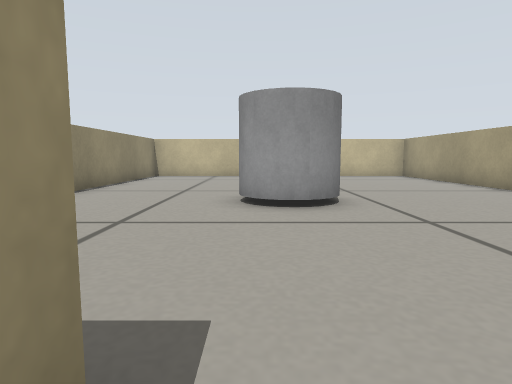
[1] (above)

19 first-person views from a walk through a world built for the Gazebo simulator. The camera is 0.21 m above the floor, tilts 6° down and sees 75° across. The floor is counted in squares, 0.25 m on a side. Each view is taken from the middle of a square. On the plan, view 1 faces up. The plan holds only what a view shows up to about 11 squares ahead; the rest is blank.

[2]
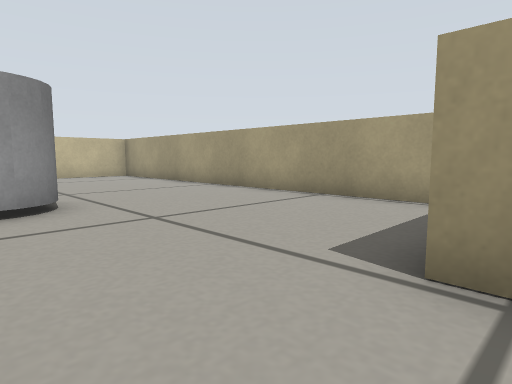

[3]
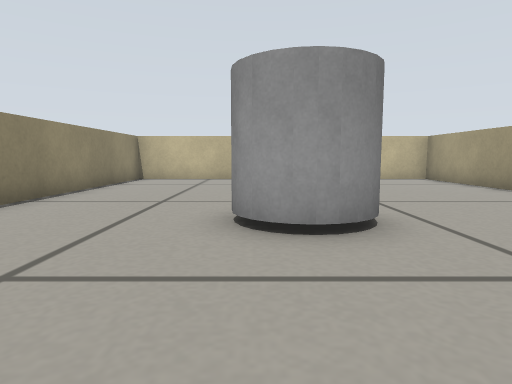

[4]
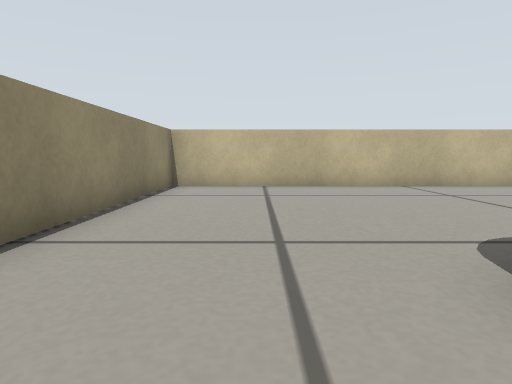

[5]
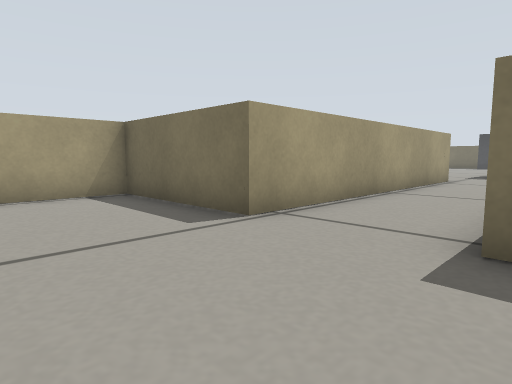

[6]
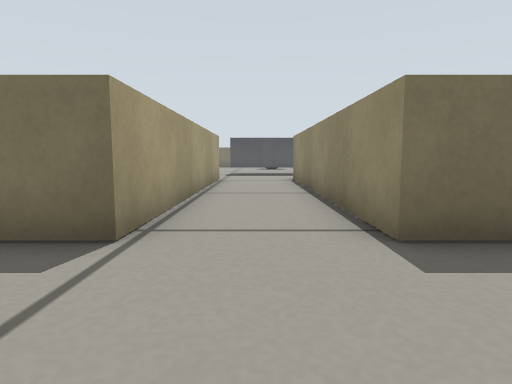

[7]
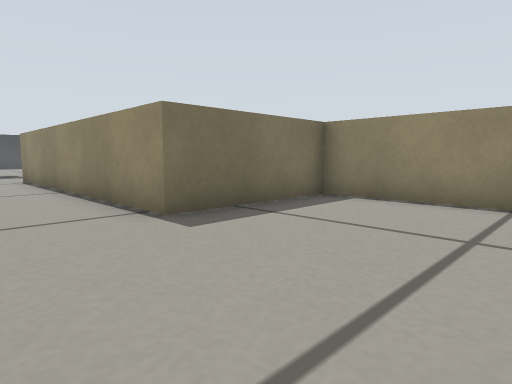

[8]
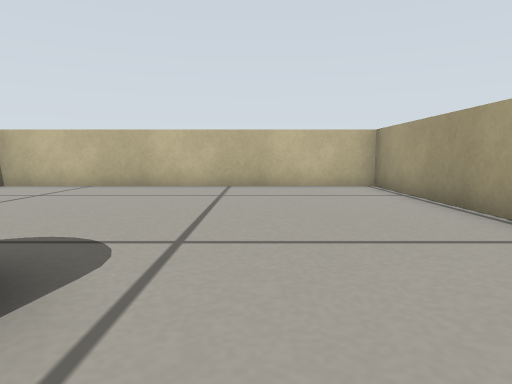

[9]
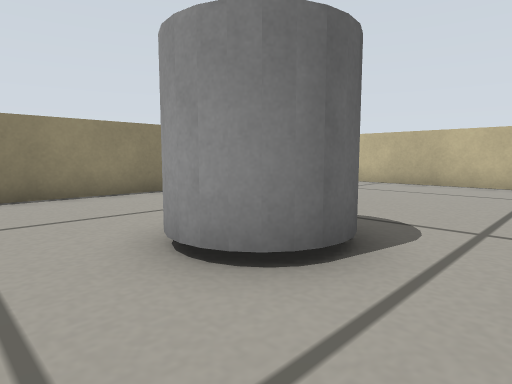

[10]
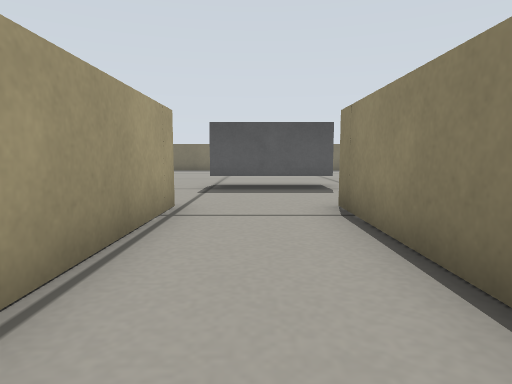

[11]
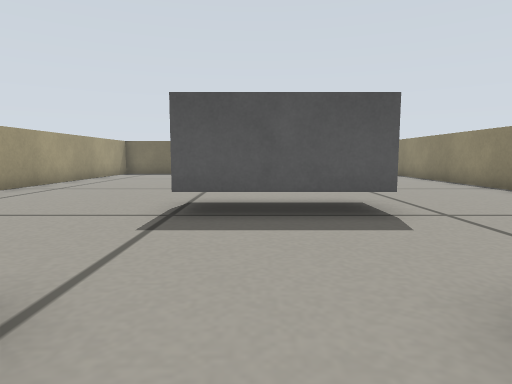

[12]
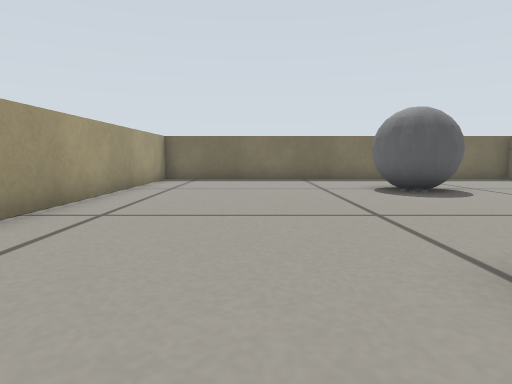

[13]
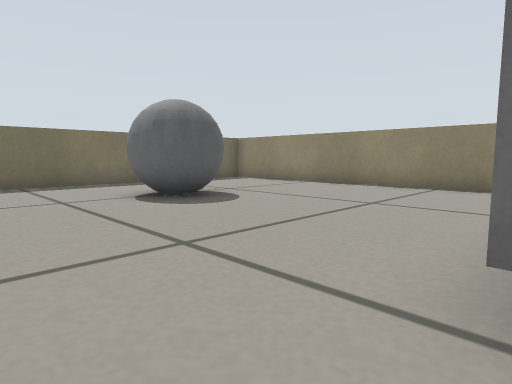

[14]
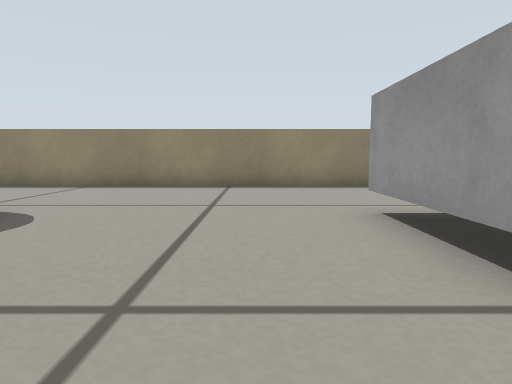

[15]
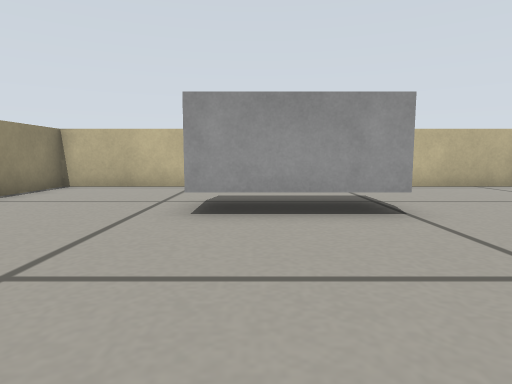

[16]
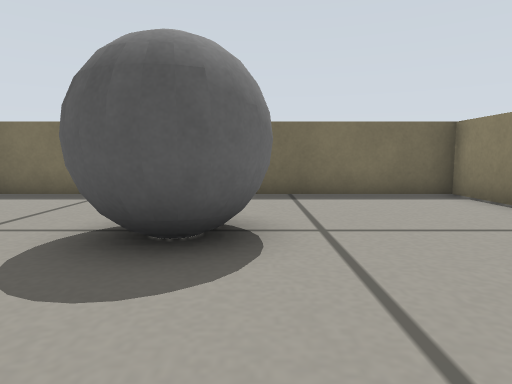

[17]
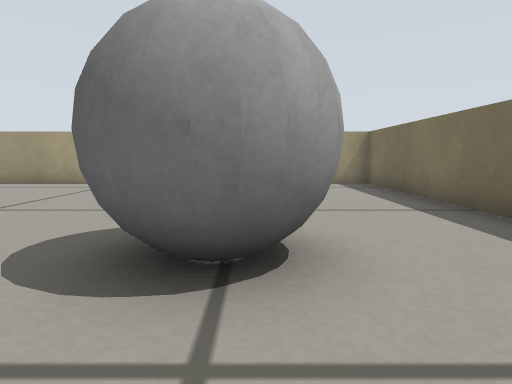

[18]
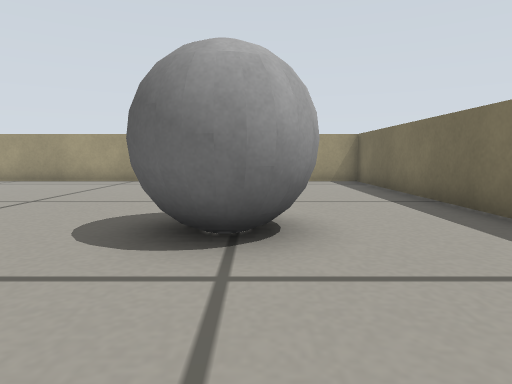

[19]
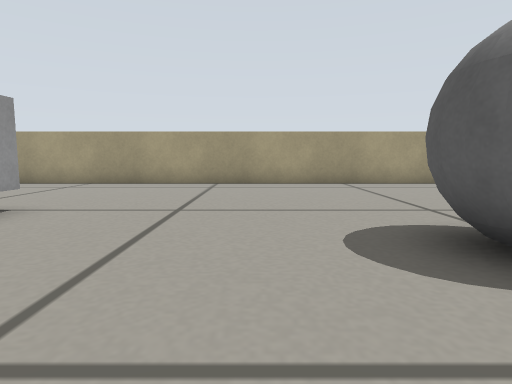

### Floor plan
Points are (right, up) in squares from view 1. A wall is a line through its corners. A room is listed if a view was taken in it or the views show most of it. See-through windows are left out.
Room 1 (views 1, 2, 3, 4, 5, 6, 7, 8, 9, 10, 11)
walls: (2.4, -8.8) (2.4, 0.8) (6.4, 0.8) (6.4, 14.5) (-4.4, 14.5) (-4.4, 0.8) (-0.4, 0.8) (-0.4, -8.8)
ways out: opening at (1, -9) to room 2
objects: grey cylinder (0, 6) to (1, 7)
Room 2 (views 12, 13, 14, 15, 16, 17, 18, 19)
walls: (-2, -8.6) (-5.4, -8.6) (-5.4, -23.5) (7.4, -23.5) (7.4, -9.6); (7.3, -8.6) (4.4, -8.6)
ways out: opening at (1, -9) to room 1
objects: grey ball (-1, -21) to (1, -19); grey box (-1, -13) to (2, -12)

Where each view was taken, in squares from view 1:
view 1: 0 up, 0 right, facing up
view 2: 0 up, 0 right, facing up-right
view 3: 2 up, 0 right, facing up
view 4: 5 up, 2 left, facing up
view 5: 4 up, 1 left, facing down-right
view 6: 4 up, 1 right, facing down
view 7: 5 up, 2 right, facing down-left
view 8: 5 up, 3 right, facing up
view 9: 4 up, 3 right, facing up-left
view 10: 3 down, 1 right, facing down
view 11: 7 down, 1 right, facing down
view 12: 11 down, 4 right, facing down
view 13: 13 down, 4 right, facing down-left
view 14: 15 down, 4 right, facing left
view 15: 18 down, 0 right, facing up
view 16: 16 down, 1 left, facing down
view 17: 20 down, 3 left, facing right
view 18: 20 down, 4 left, facing right
view 19: 17 down, 3 left, facing right
